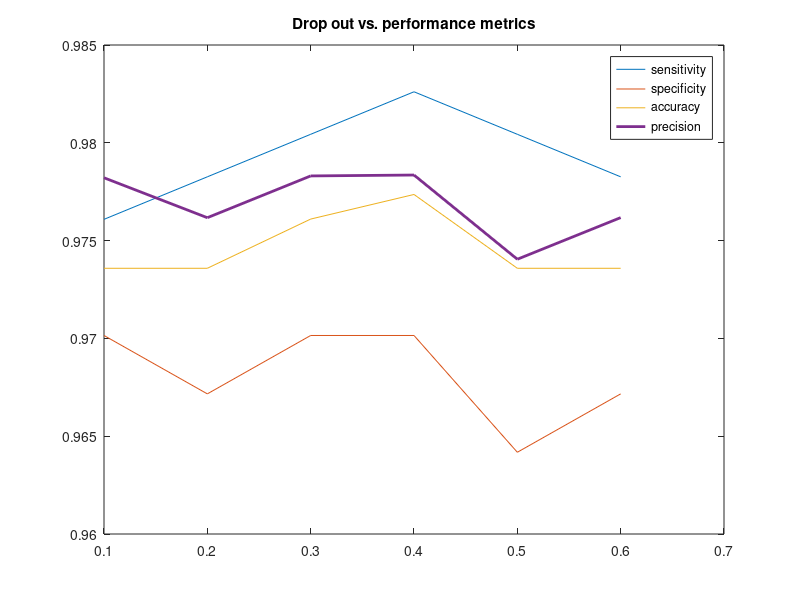

This figure's MATLAB source:
%dropout plot
drop = 0.1:0.1:0.6;
sensitivity = [0.976086956521739; 0.9782608695652174;0.9804347826086955;0.982608695652174;0.9804347826086957;
    0.9782608695652174];
    %0.9913043478260869;1.0;0.9956521739130434];
specificity = [0.9701492537313433; 0.9671641791044776; 0.9701492537313433; 0.9701492537313433; 0.964179104477612;
    0.9671641791044776];
    %0.9701492537313433;0.9701492537313433;0.9671641791044776];
accuracy = [0.9735849056603774;0.9735849056603774;0.9761006289308176;0.9773584905660379; 0.9735849056603774;
    0.9735849056603774];
    %0.9823899371069184;0.9874213836477989;0.9836477987421384];
precision = [0.978212063766061;0.976170640440766;0.9783065928928482;0.9783523490127293;0.9740471288034774;
    0.9761755780490475];
    %0.9785393850775368;0.9787234042553191;0.97654998856097];
      

plot(drop, sensitivity, drop, specificity, drop, accuracy, drop, precision, 'linewidth',2);
legend('sensitivity','specificity','accuracy','precision');
title('Drop out vs. performance metrics');